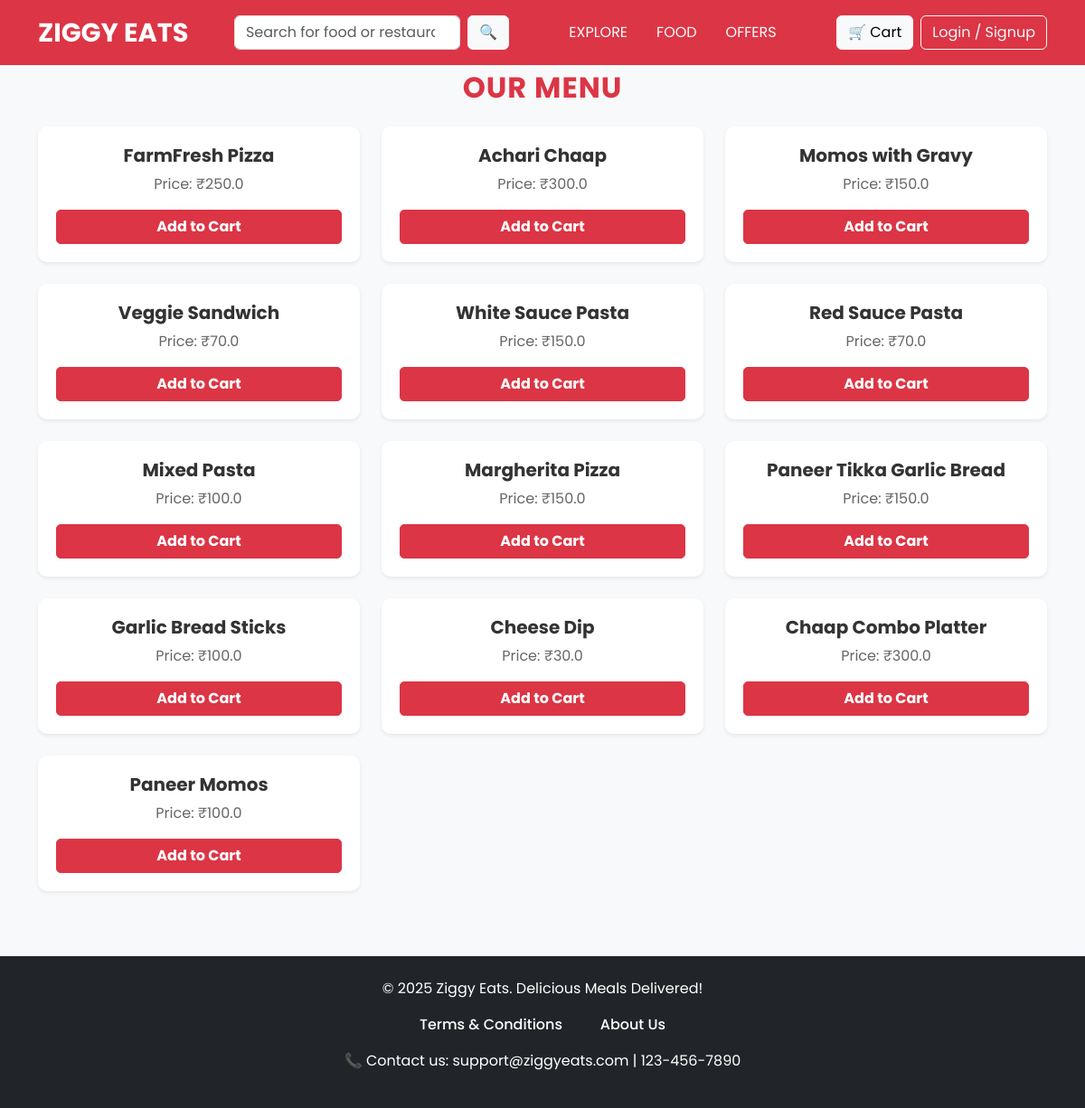
The page /menu on the database its author committed.
### app.py (models this page shows)
class MenuItem(db.Model):
    id = db.Column(db.Integer, primary_key=True)
    name = db.Column(db.String(100), nullable=False)
    price = db.Column(db.Float, nullable=False)

### app.py (the view)
@app.route('/menu')
def menu():
    menu_items = MenuItem.query.all()
    return render_template('menu.html', menu_items=menu_items)

### templates/menu.html (shortened to what this page needs)
<!DOCTYPE html>
<html lang="en">
  <head>
    <link
      href="https://cdn.jsdelivr.net/npm/bootstrap@5.3.0/dist/css/bootstrap.min.css"
      rel="stylesheet"
    />
  </head>
  <body>
    <header class="bg-danger py-3 fixed-top">
      <nav class="container d-flex justify-content-between align-items-center">
        <a href="{{ url_for('home') }}" class="text-decoration-none">
          <h1 class="logo text-white fw-bold mb-0">ZIGGY EATS</h1>
        </a>
        <form class="d-flex search-bar">
          <input
            class="form-control me-2"
            type="search"
            placeholder="Search for food or restaurants"
            aria-label="Search"
          />
          <button class="btn btn-light" type="submit">🔍</button>
        </form>
        <ul class="nav">
          <li class="nav-item">
            <a href="{{ url_for('home') }}" class="nav-link text-white"
              >EXPLORE</a
            >
          </li>
          <li class="nav-item">
            <a href="{{ url_for('more_food') }}" class="nav-link text-white"
              >FOOD</a
            >
          </li>
          <li class="nav-item">
            <a href="{{ url_for('offers') }}" class="nav-link text-white"
              >OFFERS</a
            >
          </li>
        </ul>
        <div class="d-flex gap-2">
          {% if current_user.is_admin %}
          <a href="{{ url_for('admin_dashboard') }}" class="btn btn-danger"
            >Admin Panel</a
          >
          {% else %}
          <a href="{{ url_for('cart') }}" class="btn btn-light">🛒 Cart</a>
          {% endif %} {% if current_user.is_authenticated %}
          <div class="dropdown">
            <button
              class="btn btn-outline-light dropdown-toggle"
              type="button"
              id="userDropdown"
              data-bs-toggle="dropdown"
              aria-expanded="false"
            >
              {{ current_user.username }}
            </button>
            <ul
              class="dropdown-menu dropdown-menu-end"
              aria-labelledby="userDropdown"
            >
              <li>
                <a class="dropdown-item" href="{{ url_for('logout') }}"
                  >Logout</a
                >
              </li>
            </ul>
          </div>
          {% else %}
          <a href="{{ url_for('login') }}" class="btn btn-outline-light"
            >Login / Signup</a
          >
          {% endif %}
        </div>
      </nav>
    </header>
    <div class="container mt-5">
      <h2 class="text-center page-title mb-4">Our Menu</h2>
      <div class="row">
        {% for item in menu_items %}
        <div class="col-md-4 mb-4">
          <div class="card shadow-sm">
            <div class="card-body">
              <h5 class="card-title">{{ item.name }}</h5>
              <p class="card-text">Price: ₹{{ item.price }}</p>
              <a href="{{ url_for('cart') }}" class="btn btn-danger"
                >Add to Cart</a
              >
            </div>
          </div>
        </div>
        {% endfor %}
      </div>
    </div>
    <footer class="bg-dark text-white text-center py-4 mt-5">
        <p>&copy; 2025 Ziggy Eats. Delicious Meals Delivered!</p>
        <p>
          <a href="{{ url_for('terms_and_conditions') }}" class="text-white"
            >Terms & Conditions &nbsp;&nbsp;&nbsp;&nbsp;&nbsp;</a
          >
          <a href="{{ url_for('about_us') }}" class="text-white">&nbsp;&nbsp;&nbsp;About Us</a>
        </p>
        <p>📞 Contact us: support@ziggyeats.com | 123-456-7890</p>
      </footer>
  </body>
</html>

### templates/menu.html (style rules this page uses)
body { font-family: "Poppins", sans-serif; padding-top:30px; background-color: #f8f9fa; }
header { font-family: "Poppins", sans-serif; }
.logo { font-size: 1.8rem; font-weight: 600; }
.search-bar input { width: 250px; }
footer { font-weight: 400; background-color: #343a40; color: white; padding: 20px; }
footer a { text-decoration: none; font-weight: 500; color: white; }
.page-title { font-size: 32px; font-weight: bold; text-transform: uppercase; letter-spacing: 1px; color: #dc3545; }
.card { border: none; border-radius: 10px; transition: transform 0.3s ease, box-shadow 0.3s ease; text-align: center; }
.card-body { padding: 20px; }
.card-title { font-weight: bold; font-size: 20px; color: #333; }
.card-text { font-size: 16px; color: #666; }
.btn-danger { font-weight: bold; width: 100%; border-radius: 5px; }

### rows shown on the page
MenuItem: name "FarmFresh Pizza", price "250.0"
MenuItem: name "Achari Chaap", price "300.0"
MenuItem: name "Momos with Gravy", price "150.0"
MenuItem: name "Veggie Sandwich", price "70.0"
MenuItem: name "White Sauce Pasta", price "150.0"
MenuItem: name "Red Sauce Pasta", price "70.0"
MenuItem: name "Mixed Pasta", price "100.0"
MenuItem: name "Margherita Pizza", price "150.0"
MenuItem: name "Paneer Tikka Garlic Bread", price "150.0"
MenuItem: name "Garlic Bread Sticks", price "100.0"
MenuItem: name "Cheese Dip", price "30.0"
MenuItem: name "Chaap Combo Platter", price "300.0"
MenuItem: name "Paneer Momos", price "100.0"
